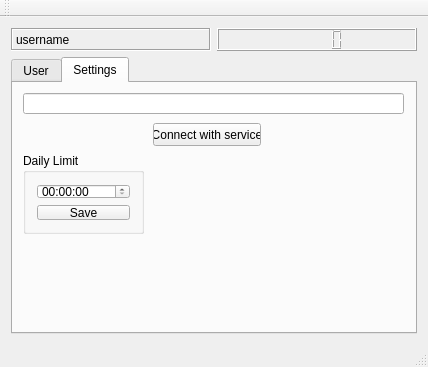
<?xml version="1.0" encoding="UTF-8"?>
<ui version="4.0">
 <class>TimeGuardMainWindow</class>
 <widget class="QMainWindow" name="TimeGuardMainWindow">
  <property name="geometry">
   <rect>
    <x>0</x>
    <y>0</y>
    <width>428</width>
    <height>367</height>
   </rect>
  </property>
  <property name="windowTitle">
   <string>TimeGuardMainWindow</string>
  </property>
  <widget class="QWidget" name="centralWidget">
   <layout class="QVBoxLayout" name="verticalLayout">
    <item>
     <layout class="QHBoxLayout" name="horizontalLayout">
      <item>
       <widget class="QLabel" name="usernameLabel">
        <property name="frameShape">
         <enum>QFrame::Box</enum>
        </property>
        <property name="frameShadow">
         <enum>QFrame::Sunken</enum>
        </property>
        <property name="text">
         <string>username</string>
        </property>
       </widget>
      </item>
      <item>
       <widget class="LimitTimer" name="timeRemainingDisplay"/>
      </item>
     </layout>
    </item>
    <item>
     <widget class="QTabWidget" name="optionsTabWidget">
      <property name="currentIndex">
       <number>1</number>
      </property>
      <widget class="QWidget" name="userTab">
       <attribute name="title">
        <string>User</string>
       </attribute>
       <layout class="QVBoxLayout" name="verticalLayout_3">
        <item>
         <widget class="QPlainTextEdit" name="userLogFileView">
          <property name="enabled">
           <bool>true</bool>
          </property>
          <property name="undoRedoEnabled">
           <bool>false</bool>
          </property>
          <property name="readOnly">
           <bool>true</bool>
          </property>
         </widget>
        </item>
       </layout>
      </widget>
      <widget class="QWidget" name="settingsTab">
       <attribute name="title">
        <string>Settings</string>
       </attribute>
       <widget class="QLineEdit" name="communicationStatus">
        <property name="geometry">
         <rect>
          <x>10</x>
          <y>10</y>
          <width>381</width>
          <height>21</height>
         </rect>
        </property>
       </widget>
       <widget class="QPushButton" name="connectWithService">
        <property name="geometry">
         <rect>
          <x>140</x>
          <y>40</y>
          <width>108</width>
          <height>23</height>
         </rect>
        </property>
        <property name="text">
         <string>Connect with service</string>
        </property>
       </widget>
       <widget class="QGroupBox" name="dailyLimitGroup">
        <property name="geometry">
         <rect>
          <x>10</x>
          <y>70</y>
          <width>121</width>
          <height>81</height>
         </rect>
        </property>
        <property name="title">
         <string>Daily Limit</string>
        </property>
        <layout class="QVBoxLayout" name="verticalLayout_2">
         <item>
          <widget class="QTimeEdit" name="dailyLimitEdit"/>
         </item>
         <item>
          <widget class="QPushButton" name="dailyLimitSaveButton">
           <property name="text">
            <string>Save</string>
           </property>
          </widget>
         </item>
        </layout>
       </widget>
      </widget>
     </widget>
    </item>
   </layout>
  </widget>
  <widget class="QMenuBar" name="menuBar">
   <property name="geometry">
    <rect>
     <x>0</x>
     <y>0</y>
     <width>428</width>
     <height>21</height>
    </rect>
   </property>
  </widget>
  <widget class="QToolBar" name="mainToolBar">
   <attribute name="toolBarArea">
    <enum>TopToolBarArea</enum>
   </attribute>
   <attribute name="toolBarBreak">
    <bool>false</bool>
   </attribute>
  </widget>
  <widget class="QStatusBar" name="statusBar"/>
 </widget>
 <layoutdefault spacing="6" margin="11"/>
 <customwidgets>
  <customwidget>
   <class>LimitTimer</class>
   <extends>QLCDNumber</extends>
   <header>limittimer.h</header>
  </customwidget>
 </customwidgets>
 <resources/>
 <connections/>
</ui>
